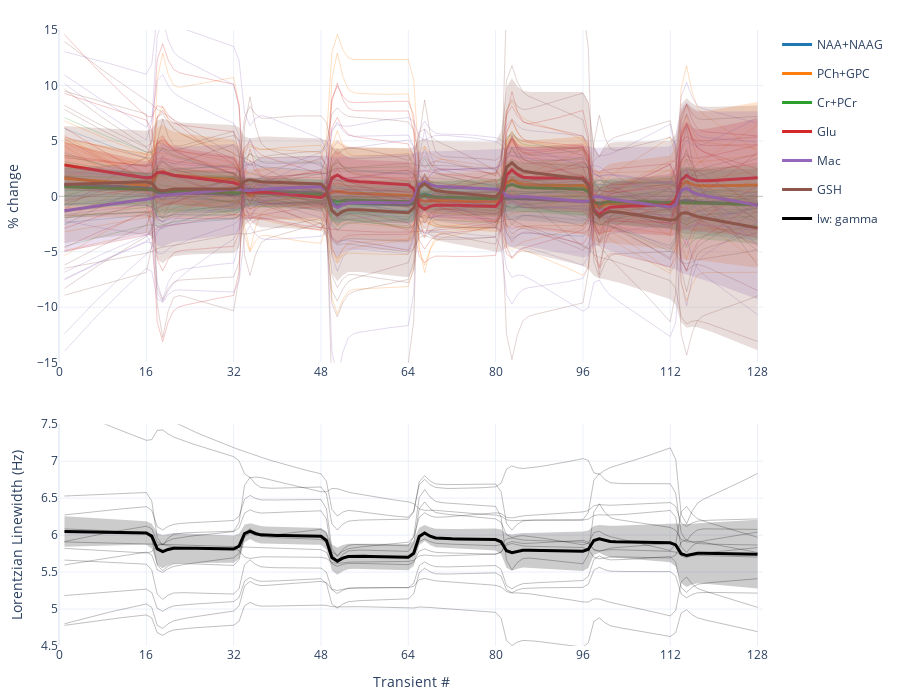

The notebook cell saved with this chart:
### Code cell
from plotly.subplots import make_subplots
import plotly.graph_objects as go

colors = plt.get_cmap('tab10').colors
def color_t2s(tin, alpha=1):
    tscaled = [255*t for t in tin]
    return f'rgba({tscaled[0]}, {tscaled[1]}, {tscaled[2]}, {alpha})'
line_size = dict(data=3, indivdata=0.5)

open_or_closed = 'open'
metab_list = ['NAA+NAAG', 'PCh+GPC', 'Cr+PCr', 'Glu', 'Mac', 'GSH']

traces = []
axis = np.arange(1, 129)
for idx, met in enumerate(metab_list):
    regexstr = f'_{met}_'
    regexstr = regexstr.replace('+', '\+')
    data = plot_2ndlvl(regexstr, stats[open_or_closed])
    mean_trace = go.Scatter(x=axis, y=data[0],
                mode='lines',
                name=met,
                legendgroup=met,
                line=dict(
                    color=color_t2s(colors[idx]),
                    width=line_size['data']),
                )
    traces.append(mean_trace)
    errors = go.Scatter(
        x=np.concatenate((axis, axis[::-1])) , # x, then x reversed
        y=np.concatenate((data[2], data[1][::-1])), # upper, then lower reversed
        fill='toself',
        fillcolor=color_t2s(colors[idx], 0.2),
        line=dict(color='rgba(255,255,255,0)'),
        hoverinfo="skip",
        name=met + ' CI',
        legendgroup=met,
        showlegend=False
    )
    traces.append(errors)
    for jdx, it in enumerate(indiv_traces(regexstr, dyn_df.loc[open_or_closed], percent=True)):
        ind_trace = go.Scatter(
            x=axis, y=it,
            mode='lines',
            name=met + f'_S{jdx}',
            legendgroup=met,
            line=dict(
                color=color_t2s(colors[idx],0.5),
                width=line_size['indivdata']),
            showlegend=False)
        traces.append(ind_trace)

fig = make_subplots(rows=2, cols=1,
                row_heights=[0.6, 0.4],
                vertical_spacing=0.1,
                specs=[[{'type': 'scatter'}], [{'type': 'scatter'}]])

for trace in traces:
    fig.add_trace(trace, row=1, col=1)

lw_traces = []
data = plot_2ndlvl('gamma_0_', stats[open_or_closed], percent=False)
lw_traces.append(go.Scatter(x=axis, y=data[0]/np.pi,
            mode='lines',
            name='lw: gamma',
            legendgroup='gamma',
            line=dict(
                color=color_t2s((0,0,0)),
                width=line_size['data']),
            ))
lw_traces.append(go.Scatter(
        x=np.concatenate((axis, axis[::-1])) , # x, then x reversed
        y=np.concatenate((data[2], data[1][::-1]))/np.pi, # upper, then lower reversed
        fill='toself',
        fillcolor=color_t2s((0,0,0), 0.2),
        line=dict(color='rgba(255,255,255,0)'),
        hoverinfo="skip",
        name='lw: gamma CI',
        legendgroup='gamma',
        showlegend=False
    ))
for jdx, it in enumerate(indiv_traces('gamma_0_', dyn_df.loc[open_or_closed], percent=False)):
    lw_traces.append(go.Scatter(
        x=axis, y=it/np.pi,
        mode='lines',
        name=f'lw: gamma_S{jdx}',
        legendgroup='gamma',
        line=dict(
            color=color_t2s((0,0,0),0.5),
            width=line_size['indivdata']),
        showlegend=False))

for trace in lw_traces:
    fig.add_trace(trace, row=2, col=1)


fig.update_layout(template='plotly_white')

fig.update_xaxes(
    row=1,
    tick0=0, dtick=16,
    range=[0, 129])
fig.update_xaxes(
    row=2,
    title_text='Transient #',
    tick0=0, dtick=16,
    range=[0, 129])

fig.update_yaxes(row=1,
                title_text='% change',
                zeroline=True,
                zerolinewidth=0.5,
                zerolinecolor='Gray',
                range=[-15, 15])

fig.update_yaxes(row=2,
                title_text='Lorentzian Linewidth (Hz)',
                range=[4.5, 7.5])


fig.layout.update({'height': 700})
fig.update_layout(
    margin=dict(l=30, r=30, t=30, b=30),
)
fig
